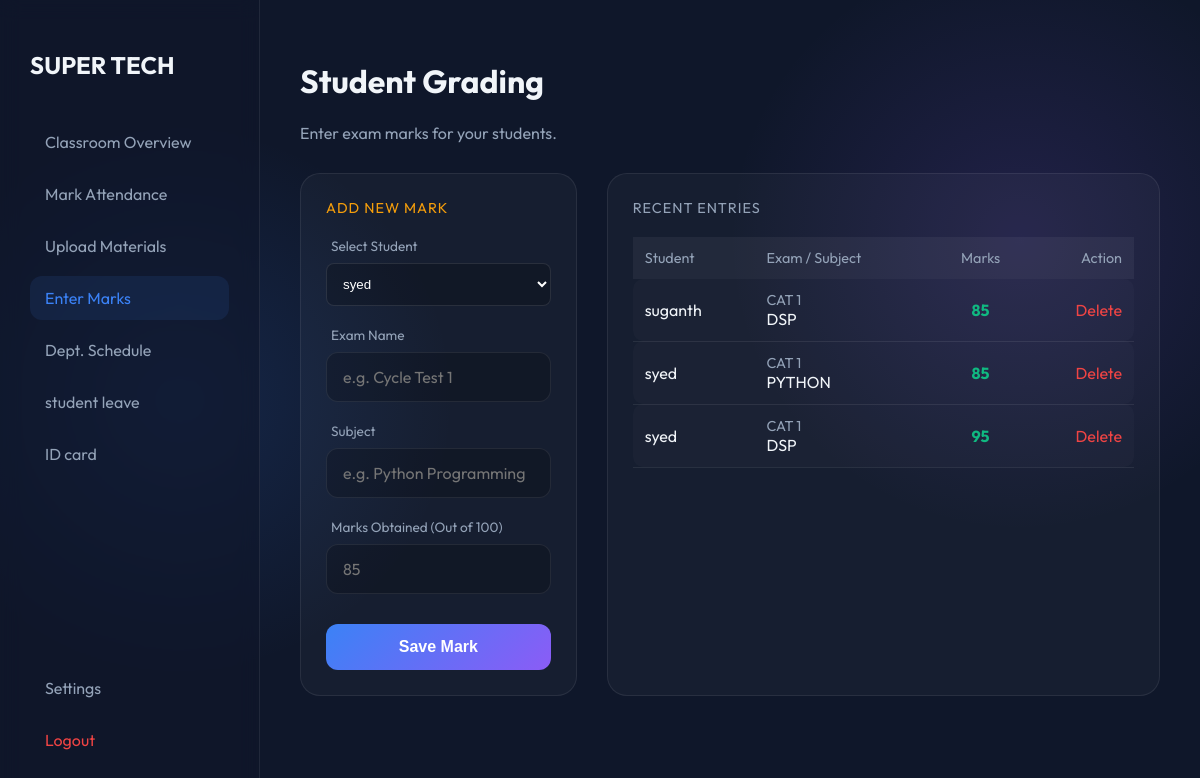
The page /teacher_marks.php (signed in) on the database its author committed.
### tables this page shows
CREATE TABLE `exam_results` (
  `id` int(11) NOT NULL,
  `student_id` int(11) NOT NULL,
  `dept_id` int(11) NOT NULL,
  `exam_name` varchar(100) NOT NULL,
  `subject_name` varchar(100) NOT NULL,
  `marks_obtained` int(11) NOT NULL,
  `max_marks` int(11) DEFAULT 100,
  `created_at` timestamp NOT NULL DEFAULT current_timestamp()
);

CREATE TABLE `users` (
  `id` int(11) NOT NULL,
  `name` varchar(100) NOT NULL,
  `email` varchar(100) NOT NULL,
  `password` varchar(255) NOT NULL,
  `role` enum('admin','teacher','student') NOT NULL,
  `dept_id` int(11) DEFAULT NULL,
  `salary` decimal(10,2) DEFAULT 0.00,
  `fees_due` decimal(10,2) DEFAULT 0.00,
  `phone` varchar(20) DEFAULT NULL,
  `designation` varchar(100) DEFAULT 'Student',
  `profile_pic` varchar(255) DEFAULT NULL
);

### teacher_marks.php (the view, shortened to what this page needs)
<?php
include 'db.php';
$teacher_id = $_SESSION['user_id'];
$t_res = $conn->query("SELECT dept_id FROM users WHERE id=$teacher_id");
$dept_id = $t_res->fetch_assoc()['dept_id'];
?>
<!DOCTYPE html>
<html>
<head>
    <link rel="stylesheet" href="style.css">
</head>
<body>
    <div class="dashboard-container">
        <div class="sidebar">
            <h2 style="margin-bottom: 40px;">SUPER TECH</h2>
            <nav>
                <a href="teacher_dashboard.php" class="nav-item">Classroom Overview</a>
                <a href="mark_attendance.php" class="nav-item">Mark Attendance</a>
                <a href="upload_materials.php" class="nav-item">Upload Materials</a>
                <a href="teacher_marks.php" class="nav-item active">Enter Marks</a>
                <a href="dept_schedule.php" class="nav-item">Dept. Schedule</a>
                <a href="teacher_leave.php" class="nav-item">student leave</a>
                <a href="teacher_id_card.php" class="nav-item">ID card</a>
            </nav>
            <div style="margin-top: auto;">
            	<a href="settings.php" class="nav-item">Settings</a>
                <a href="logout.php" class="nav-item" style="color: #ef4444;">Logout</a>
            </div>
        </div>
        <div class="main-area">
            <h1>Student Grading</h1>
            <p style="color: var(--text-muted); margin-bottom: 30px;">Enter exam marks for your students.</p>
            <div style="display: grid; grid-template-columns: 1fr 2fr; gap: 30px;">
                <div class="tech-card" style="height: fit-content;">
                    <h3 style="margin-bottom: 20px; color: #f59e0b;">Add New Mark</h3>
                    <form method="POST">
                        <div class="input-group">
                            <label>Select Student</label>
                            <select name="student_id" style="width: 100%; padding: 12px; background: rgba(0,0,0,0.2); border: 1px solid rgba(255,255,255,0.1); border-radius: 8px; color: white;">
                                <?php
                                $s_sql = "SELECT id, name FROM users WHERE dept_id=$dept_id AND role='student'";
                                $s_res = $conn->query($s_sql);
                                while($s = $s_res->fetch_assoc()) {
                                    echo "<option value='{$s['id']}'>{$s['name']}</option>";
                                }
                                ?>
                            </select>
                        </div>
                        <div class="input-group">
                            <label>Exam Name</label>
                            <input type="text" name="exam_name" placeholder="e.g. Cycle Test 1" required>
                        </div>
                        <div class="input-group">
                            <label>Subject</label>
                            <input type="text" name="subject_name" placeholder="e.g. Python Programming" required>
                        </div>
                        <div class="input-group">
                            <label>Marks Obtained (Out of 100)</label>
                            <input type="number" name="marks" max="100" required placeholder="85">
                        </div>
                        <button type="submit" name="add_mark" class="btn-tech">Save Mark</button>
                    </form>
                </div>
                <div class="tech-card">
                    <h3 style="margin-bottom: 20px;">Recent Entries</h3>
                    <table style="width: 100%; border-collapse: collapse;">
                        <thead style="background: rgba(255,255,255,0.05);">
                            <tr>
                                <th style="padding: 12px; text-align: left;">Student</th>
                                <th style="padding: 12px; text-align: left;">Exam / Subject</th>
                                <th style="padding: 12px; text-align: center;">Marks</th>
                                <th style="padding: 12px; text-align: right;">Action</th>
                            </tr>
                        </thead>
                        <tbody>
                            <?php
                            $h_sql = "SELECT r.*, u.name as s_name
                                      FROM exam_results r
                                      JOIN users u ON r.student_id = u.id
                                      WHERE r.dept_id=$dept_id
                                      ORDER BY r.id DESC LIMIT 10";
                            $h_res = $conn->query($h_sql);
                            if($h_res->num_rows > 0) {
                                while($row = $h_res->fetch_assoc()) {
                                    echo "<tr style='border-bottom: 1px solid var(--glass-border);'>
                                            <td style='padding: 12px;'>{$row['s_name']}</td>
                                            <td style='padding: 12px;'>
                                                <div style='font-size:0.9rem; color:var(--text-muted);'>{$row['exam_name']}</div>
                                                <div>{$row['subject_name']}</div>
                                            </td>
                                            <td style='padding: 12px; text-align: center; font-weight: bold; color: #10b981;'>
                                                {$row['marks_obtained']}
                                            </td>
                                            <td style='padding: 12px; text-align: right;'>
                                                <a href='teacher_marks.php?delete={$row['id']}' style='color: #ef4444; text-decoration: none;'>Delete</a>
                                            </td>
                                          </tr>";
                                }
                            } else {
                                echo "<tr><td colspan='4' style='padding:20px; text-align:center; opacity:0.6;'>No marks entered yet.</td></tr>";
                            }
                            ?>
                        </tbody>
                    </table>
                </div>
            </div>
        </div>
    </div>
</body>
</html>

### style.css (style rules this page uses)
:root { --bg-deep: #0f172a; --accent-glow: #3b82f6; --accent-secondary: #8b5cf6; --text-main: #f1f5f9; --text-muted: #94a3b8; --glass-bg: rgba(255, 255, 255, 0.03); --glass-border: rgba(255, 255, 255, 0.08); --input-bg: rgba(0, 0, 0, 0.2); }
* { box-sizing: border-box; }
body { font-family: 'Outfit', sans-serif; margin: 0; background-color: var(--bg-deep); background-image: radial-gradient(circle at 15% 50%, rgba(59, 130, 246, 0.15), transparent 25%), radial-gradient(circle at 85% 30%, rgba(139, 92, 246, 0.15), transparent 25%); color: var(--text-main); height: 100vh; overflow: hidden; }
.input-group { margin-bottom: 20px; text-align: left; }
.input-group label { display: block; color: var(--text-muted); font-size: 0.85rem; margin-bottom: 8px; margin-left: 5px; }
.input-group input { width: 100%; padding: 14px 16px; background: var(--input-bg); border: 1px solid var(--glass-border); border-radius: 12px; color: white; font-family: 'Outfit', sans-serif; font-size: 1rem; transition: all 0.3s ease; }
.btn-tech { width: 100%; padding: 14px; margin-top: 10px; background: linear-gradient(135deg, var(--accent-glow), var(--accent-secondary)); color: white; border: none; border-radius: 12px; font-size: 1rem; font-weight: 600; cursor: pointer; transition: transform 0.2s, box-shadow 0.2s; }
.dashboard-container { display: flex; height: 100vh; }
.sidebar { width: 260px; background: rgba(15, 23, 42, 0.6); backdrop-filter: blur(10px); border-right: 1px solid var(--glass-border); padding: 30px; display: flex; flex-direction: column; }
.nav-item { display: flex; align-items: center; padding: 12px 15px; color: var(--text-muted); text-decoration: none; border-radius: 12px; margin-bottom: 8px; transition: 0.3s; }
.nav-item:hover, .nav-item.active { background: rgba(59, 130, 246, 0.1); color: var(--accent-glow); }
.main-area { flex: 1; padding: 40px; overflow-y: auto; }
.tech-card { background: var(--glass-bg); border: 1px solid var(--glass-border); border-radius: 20px; padding: 25px; margin-bottom: 25px; transition: all 0.3s cubic-bezier(0.4, 0, 0.2, 1); position: relative; }
.tech-card h3 { margin-top: 0; font-weight: 400; color: var(--text-muted); font-size: 0.9rem; text-transform: uppercase; letter-spacing: 1px; }
table { width: 100%; border-collapse: separate; border-spacing: 0 8px; }
th { text-align: left; color: var(--text-muted); padding: 15px; font-weight: 400; font-size: 0.9rem; }
td { background: rgba(255,255,255,0.02); padding: 15px; }
td:first-child { border-radius: 10px 0 0 10px; }
td:last-child { border-radius: 0 10px 10px 0; }

### rows shown on the page
exam_results: student.name "suganth", exam_name "CAT 1", subject_name "DSP", marks_obtained "85"
exam_results: student.name "syed", exam_name "CAT 1", subject_name "PYTHON", marks_obtained "85"
exam_results: student.name "syed", exam_name "CAT 1", subject_name "DSP", marks_obtained "95"

### other values the page prints
form field student_id "syed"
